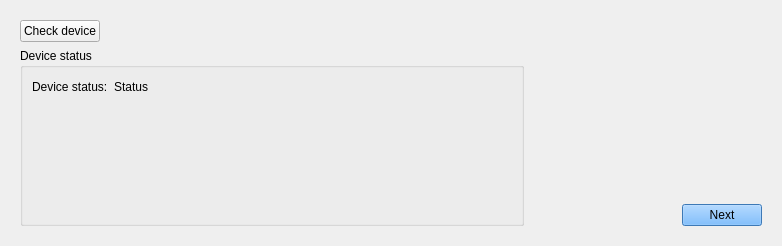
      <widget class="QWidget" name="tab">
       <attribute name="title">
        <string>Step1 Init</string>
       </attribute>
       <layout class="QGridLayout" name="gridLayout_14">
        <item row="0" column="0">
         <widget class="QWidget" name="widget_step1" native="true">
          <property name="minimumSize">
           <size>
            <width>760</width>
            <height>0</height>
           </size>
          </property>
          <layout class="QGridLayout" name="gridLayout_7">
           <item row="0" column="0">
            <widget class="QPushButton" name="pushButton_DeviceCheck">
             <property name="text">
              <string>Check device</string>
             </property>
            </widget>
           </item>
           <item row="0" column="1">
            <spacer name="horizontalSpacer_6">
             <property name="orientation">
              <enum>Qt::Horizontal</enum>
             </property>
             <property name="sizeHint" stdset="0">
              <size>
               <width>418</width>
               <height>20</height>
              </size>
             </property>
            </spacer>
           </item>
           <item row="1" column="0" rowspan="2" colspan="2">
            <widget class="QGroupBox" name="groupBox_2">
             <property name="minimumSize">
              <size>
               <width>500</width>
               <height>0</height>
              </size>
             </property>
             <property name="title">
              <string>Device status</string>
             </property>
             <layout class="QGridLayout" name="gridLayout_16">
              <item row="0" column="0">
               <widget class="QLabel" name="label_3">
                <property name="text">
                 <string>Device status:</string>
                </property>
               </widget>
              </item>
              <item row="0" column="1">
               <widget class="QLabel" name="label_DeviceStatus">
                <property name="text">
                 <string>Status</string>
                </property>
               </widget>
              </item>
              <item row="0" column="2">
               <spacer name="horizontalSpacer_11">
                <property name="orientation">
                 <enum>Qt::Horizontal</enum>
                </property>
                <property name="sizeHint" stdset="0">
                 <size>
                  <width>358</width>
                  <height>20</height>
                 </size>
                </property>
               </spacer>
              </item>
              <item row="1" column="0">
               <spacer name="verticalSpacer_11">
                <property name="orientation">
                 <enum>Qt::Vertical</enum>
                </property>
                <property name="sizeHint" stdset="0">
                 <size>
                  <width>20</width>
                  <height>117</height>
                 </size>
                </property>
               </spacer>
              </item>
             </layout>
            </widget>
           </item>
           <item row="1" column="3">
            <spacer name="verticalSpacer_6">
             <property name="orientation">
              <enum>Qt::Vertical</enum>
             </property>
             <property name="sizeHint" stdset="0">
              <size>
               <width>20</width>
               <height>149</height>
              </size>
             </property>
            </spacer>
           </item>
           <item row="2" column="2">
            <spacer name="horizontalSpacer_5">
             <property name="orientation">
              <enum>Qt::Horizontal</enum>
             </property>
             <property name="sizeHint" stdset="0">
              <size>
               <width>145</width>
               <height>20</height>
              </size>
             </property>
            </spacer>
           </item>
           <item row="2" column="3">
            <widget class="QPushButton" name="pushButton_Step1Next">
             <property name="styleSheet">
              <string notr="true">background-color:rgb(85, 170, 255)</string>
             </property>
             <property name="text">
              <string>Next</string>
             </property>
            </widget>
           </item>
          </layout>
         </widget>
        </item>
       </layout>
      </widget>
